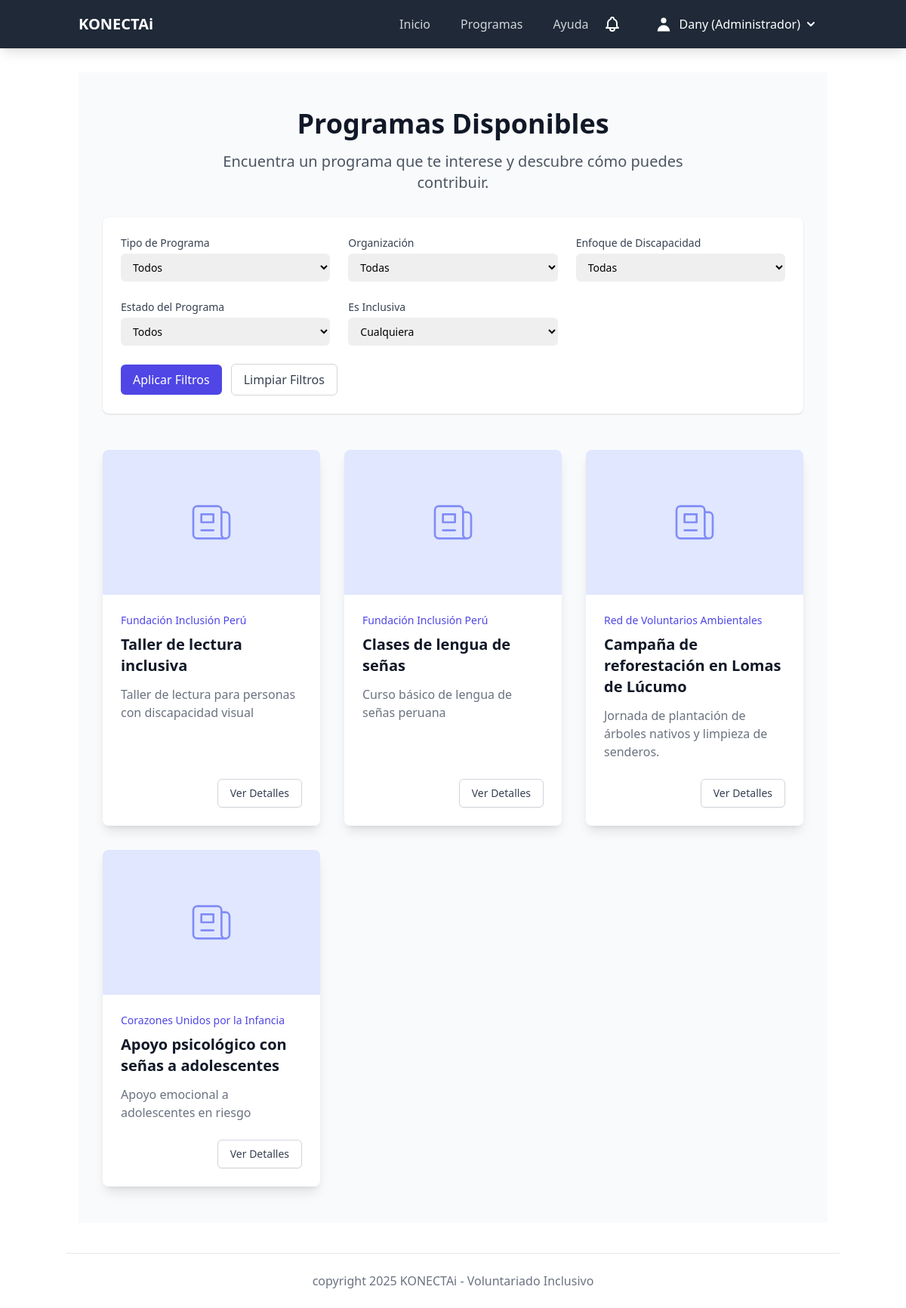
The page /programs (signed in) on the database its author committed.
### model/models.py (models this page shows, shortened)
class Usuarios(db.Model, UserMixin):
    __tablename__ = 'usuarios'
    id_usuario = db.Column(db.Integer, primary_key=True, autoincrement=True)
    DNI = db.Column(db.String(8), unique=True, nullable=False) # Obligatorio
    nombre = db.Column(db.String(100), nullable=False)
    contrasena_hash = db.Column(db.String(255), nullable=False)
    perfil = db.Column(db.Enum('voluntario', 'organizador', 'administrador', name='perfil_enum'), nullable=False)
    estado_usuario = db.Column(db.Enum(EstadoUsuario, name='estado_usuario_enum', values_callable=lambda x: [e.value for e in x]), nullable=False, default=EstadoUsuario.ACTIVO) # Usando Enum de Python
    fecha_registro = db.Column(db.DateTime, default=datetime.utcnow, nullable=False)
    apellido = db.Column(db.String(100), nullable=True)
    celular = db.Column(db.String(9), unique=True, nullable=True)
    email = db.Column(db.String(150), unique=True, nullable=True)
    direccion = db.Column(db.String(255), nullable=True)
    fecha_nacimiento = db.Column(db.Date, nullable=True)
    genero = db.Column(db.Enum('masculino', 'femenino', name='genero_enum'))
    organizaciones = relationship("Organizaciones", secondary=usuario_organizacion_table, back_populates="usuarios")
    preferencias = relationship("Preferencias", secondary=usuarios_preferencia_table, back_populates="usuarios")
    discapacidades_pivot = relationship("UsuarioDiscapacidad", back_populates="usuario", cascade="all, delete-orphan")
    inscripciones = relationship("Inscripciones", back_populates="usuario")
    notificaciones = relationship("Notificaciones", back_populates="usuario")
    feedback = relationship("Feedback", back_populates="usuario")
    recomendaciones = relationship("Recomendaciones", back_populates="usuario")
    interacciones_chatbot = relationship("InteraccionesChatbot", back_populates="usuario")

class Actividades(db.Model):
    __tablename__ = 'actividades'
    id_actividad = db.Column(db.Integer, primary_key=True, autoincrement=True)
    nombre = db.Column(db.String(255))
    descripcion = db.Column(db.Text)
    fecha_actividad = db.Column(db.DateTime)
    ubicacion = db.Column(db.String(255))
    tipo = db.Column(db.Enum('presencial', 'virtual', name='tipo_actividad_enum'))
    habilidades_requeridas = db.Column(db.Text)
    es_inclusiva = db.Column(db.Boolean, default=False)
    cupo_maximo = db.Column(db.Integer)
    estado = db.Column(db.Enum(EstadoActividad, name='estado_actividad_enum', values_callable=lambda x: [e.value for e in x]), default=EstadoActividad.ABIERTO) # Usando Enum de Python
    imagen = db.Column(db.String(255))
    compatibilidad = db.Column(db.DECIMAL(5, 2))
    etiqueta = db.Column(db.String(100))
    id_organizacion = db.Column(db.Integer, ForeignKey('organizaciones.id_organizacion'))
    organizacion = relationship("Organizaciones", back_populates="actividades")
    discapacidades = relationship("Discapacidades", secondary=actividad_discapacidad_table, back_populates="actividades")
    facilidades = relationship("Facilidad", secondary=actividad_facilidad_table, back_populates="actividades")
    auditoria_actividad = relationship("AuditoriaActividad", back_populates="actividad")
    inscripciones = relationship("Inscripciones", back_populates="actividad")

class Organizaciones(db.Model):
    __tablename__ = 'organizaciones'
    id_organizacion = db.Column(db.Integer, primary_key=True, autoincrement=True)
    nombre_org = db.Column(db.String(255), unique=True, nullable=False)
    descripcion_org = db.Column(db.Text)
    direccion_fisica = db.Column(db.String(255))
    logo = db.Column(db.Text)
    fecha_registro = db.Column(db.DateTime, default=datetime.utcnow)
    usuarios = relationship("Usuarios", secondary=usuario_organizacion_table, back_populates="organizaciones")
    actividades = relationship("Actividades", back_populates="organizacion")

### controller/routes.py (the view)
@main_bp.route('/programs')
def programs():
    tipo_filter = request.args.get('tipo', None)
    organizacion_filter = request.args.get('organizacion', None)
    discapacidad_filter = request.args.get('discapacidad', None)
    estado_filter = request.args.get('estado', None)
    inclusiva_filter = request.args.get('es_inclusiva', None)
    tipos = [r[0] for r in db.session.query(Actividades.tipo).distinct().all() if r[0]] # Ensure not None
    organizaciones = Organizaciones.query.order_by(Organizaciones.nombre_org).all()
    discapacidades = Discapacidades.query.order_by(Discapacidades.nombre).all()
    estados = [e.value for e in EstadoActividad]
    all_programs, compatibility_scores = get_programs_compatibility(
        tipo_filter=tipo_filter,
        organizacion_filter=organizacion_filter,
        discapacidad_filter=discapacidad_filter,
        estado_filter=estado_filter,
        inclusiva_filter=inclusiva_filter
    )
    return render_template('programs.html',
                           programs=all_programs,
                           compatibility_scores=compatibility_scores,
                           tipos=tipos,
                           organizaciones=organizaciones,
                           discapacidades_filter_options=discapacidades, # Renamed to avoid clash
                           estados=estados,
                           current_filters=request.args)

### main.py (called while the page is built)
@login_manager.user_loader
def load_user(user_id):
    return db.session.get(Usuarios, int(user_id))

### view/templates/programs.html (shortened to what this page needs)
{% extends "base.html" %}
{% block content %}
<div class="py-12 bg-gray-50">
    <div class="max-w-7xl mx-auto px-4 sm:px-6 lg:px-8">
        <div class="lg:text-center">
            <h2 class="text-3xl font-extrabold text-gray-900 sm:text-4xl">
                Programas Disponibles
            </h2>
            <p class="mt-4 max-w-2xl text-xl text-gray-600 lg:mx-auto">
                Encuentra un programa que te interese y descubre cómo puedes contribuir.
            </p>
        </div>
        <form method="GET" action="{{ url_for('main.programs') }}" class="my-8 p-6 bg-white shadow rounded-lg">
            <div class="grid grid-cols-1 md:grid-cols-2 lg:grid-cols-3 gap-6">
                <div>
                    <label for="tipo" class="block text-sm font-medium text-gray-700">Tipo de Programa</label>
                    <select name="tipo" id="tipo" class="mt-1 block w-full pl-3 pr-10 py-2 text-base border-gray-300 focus:outline-none focus:ring-indigo-500 focus:border-indigo-500 sm:text-sm rounded-md">
                        <option value="">Todos</option>
                    </select>
                </div>
                <div>
                    <label for="organizacion" class="block text-sm font-medium text-gray-700">Organización</label>
                    <select name="organizacion" id="organizacion" class="mt-1 block w-full pl-3 pr-10 py-2 text-base border-gray-300 focus:outline-none focus:ring-indigo-500 focus:border-indigo-500 sm:text-sm rounded-md">
                        <option value="">Todas</option>
                    </select>
                </div>
                <div>
                    <label for="discapacidad" class="block text-sm font-medium text-gray-700">Enfoque de Discapacidad</label>
                    <select name="discapacidad" id="discapacidad" class="mt-1 block w-full pl-3 pr-10 py-2 text-base border-gray-300 focus:outline-none focus:ring-indigo-500 focus:border-indigo-500 sm:text-sm rounded-md">
                        <option value="">Todas</option>
                    </select>
                </div>
                <div>
                    <label for="estado" class="block text-sm font-medium text-gray-700">Estado del Programa</label>
                    <select name="estado" id="estado" class="mt-1 block w-full pl-3 pr-10 py-2 text-base border-gray-300 focus:outline-none focus:ring-indigo-500 focus:border-indigo-500 sm:text-sm rounded-md">
                        <option value="">Todos</option>
                    </select>
                </div>
                <div>
                    <label for="es_inclusiva" class="block text-sm font-medium text-gray-700">Es Inclusiva</label>
                    <select name="es_inclusiva" id="es_inclusiva" class="mt-1 block w-full pl-3 pr-10 py-2 text-base border-gray-300 focus:outline-none focus:ring-indigo-500 focus:border-indigo-500 sm:text-sm rounded-md">
                        <option value="">Cualquiera</option>
                    </select>
                </div>
            </div>
            <div class="mt-6 flex items-center">
                <button type="submit" class="px-4 py-2 bg-indigo-600 text-white rounded-md hover:bg-indigo-700 focus:outline-none focus:ring-2 focus:ring-offset-2 focus:ring-indigo-500">Aplicar Filtros</button>
                <a href="{{ url_for('main.programs') }}" class="ml-3 px-4 py-2 border border-gray-300 rounded-md text-gray-700 bg-white hover:bg-gray-50 focus:outline-none focus:ring-2 focus:ring-offset-2 focus:ring-indigo-500">Limpiar Filtros</a>
            </div>
        </form>
        {% if programs %}
            <div class="mt-12 grid gap-8 md:grid-cols-2 lg:grid-cols-3">
                {% for program in programs %}
                <div class="flex flex-col rounded-lg shadow-lg overflow-hidden">
                    <div class="flex-shrink-0">
                        <div class="h-48 w-full bg-indigo-100 flex items-center justify-center">
                        </div>
                    </div>
                    <div class="flex-1 bg-white p-6 flex flex-col justify-between">
                        <div class="flex-1">
                            <p class="text-sm font-medium text-indigo-600">
                                {{ program.organizacion.nombre_org if program.organizacion else "No disponible" }}
                            </p>
                            <a href="#" class="block mt-2">
                                <p class="text-xl font-semibold text-gray-900">
                                    {{ program.nombre }}
                                </p>
                                <p class="mt-3 text-base text-gray-500">
                                    {{ (program.descripcion if program.descripcion else "No hay descripción disponible.") | truncate(150, True, '...', 0) }}
                                </p>
                            </a>
                        </div>
                        <div class="mt-6 flex items-center">
                            <div class="ml-auto flex space-x-3">
                                <a href="{{ url_for('program.view_program_detail', program_id=program.id_actividad) }}" class="inline-flex items-center px-4 py-2 border border-gray-300 shadow-sm text-sm font-medium rounded-md text-gray-700 bg-white hover:bg-gray-50 focus:outline-none focus:ring-2 focus:ring-offset-2 focus:ring-indigo-500">
                                    Ver Detalles
                                </a>
                            </div>
                        </div>
                    </div>
                </div>
                {% endfor %}
            </div>
        {% endif %}
    </div>
</div>
{% endblock %}

### view/templates/base.html (shortened to what this page needs)
<!doctype html>
<html lang="es">
  <head>
    <script src="https://cdn.tailwindcss.com"></script>
  </head>
  <body x-data="{ openMobileMenu: false }">
    <nav class="bg-gray-800 text-white fixed top-0 w-full shadow-lg z-50">
      <div class="container mx-auto px-4 py-3 md:flex md:items-center md:justify-between">
        <div class="flex justify-between items-center">
          <a class="text-xl font-bold hover:text-gray-300" href="{{ url_for('main.home') }}">KONECTAi</a>
        </div>
        <div :class="{'block': openMobileMenu, 'hidden': !openMobileMenu}" class="md:flex md:items-center w-full md:w-auto" x-cloak>
          <ul class="md:flex flex-col md:flex-row md:space-x-4 mt-4 md:mt-0">
            <li><a href="{{ url_for('main.home') }}" class="block py-2 px-3 text-gray-300 hover:bg-gray-700 hover:text-white rounded">Inicio</a></li>
            <li><a href="{{ url_for('main.programs') }}" class="block py-2 px-3 text-gray-300 hover:bg-gray-700 hover:text-white rounded">Programas</a></li>
            <li><a href="{{ url_for('main.help_page') }}" class="block py-2 px-3 text-gray-300 hover:bg-gray-700 hover:text-white rounded">Ayuda</a></li>
          </ul>
          <ul class="md:flex md:items-center flex-col md:flex-row md:space-x-4 mt-4 md:mt-0 md:ml-auto">
            {% if current_user.is_authenticated %}
            <li class="mr-2">
              <button class="p-2 rounded-full text-white hover:text-gray-300 focus:outline-none focus:bg-gray-700" aria-label="Notifications">
              </button>
            </li>
            <li class="relative" x-data="{ openUserMenu: false }" @click.away="openUserMenu = false">
              <button @click="openUserMenu = !openUserMenu" class="flex items-center w-full text-left py-2 px-3 text-white hover:text-gray-300 rounded focus:outline-none focus:bg-gray-700">
                <svg class="h-6 w-6 mr-2 inline-block" fill="currentColor" viewBox="0 0 20 20" xmlns="http://www.w3.org/2000/svg">
                    <path fill-rule="evenodd" d="M10 9a3 3 0 100-6 3 3 0 000 6zm-7 9a7 7 0 1114 0H3z" clip-rule="evenodd"></path>
                </svg>
                {{ current_user.nombre }} ({{ current_user.perfil | capitalize }})
                <svg class="h-5 w-5 ml-1 fill-current" viewBox="0 0 20 20"><path d="M5.293 7.293a1 1 0 011.414 0L10 10.586l3.293-3.293a1 1 0 111.414 1.414l-4 4a1 1 0 01-1.414 0l-4-4a1 1 0 010-1.414z"></path></svg>
              </button>
            </li>
            {% else %}
            <li><a href="{{ url_for('auth.login') }}" class="block py-2 px-3 text-gray-300 hover:bg-gray-700 hover:text-white rounded">Iniciar Sesión</a></li>
            <li><a href="{{ url_for('auth.register') }}" class="block py-2 px-3 text-gray-300 hover:bg-gray-700 hover:text-white rounded">Registrarse</a>
              </li>
            {% endif %}
          </ul>
        </div>
      </div>
    </nav>
    <main class="container mx-auto px-4 mt-24">
      {% block content %}{% endblock %}
    </main>
    <footer class="container mx-auto mt-10 py-6 text-center text-gray-500 border-t border-gray-200">
      copyright 2025 KONECTAi - Voluntariado Inclusivo
    </footer>
  </body>
</html>

### rows shown on the page
Usuarios: nombre "Dany", perfil "Administrador"
Actividades: organizacion "Fundación Inclusión Perú", nombre "Taller de lectura inclusiva", descripcion "Taller de lectura para personas con discapacidad visual"
Actividades: organizacion "Fundación Inclusión Perú", nombre "Clases de lengua de señas", descripcion "Curso básico de lengua de señas peruana"
Actividades: organizacion "Red de Voluntarios Ambientales", nombre "Campaña de reforestación en Lomas de Lúcumo", descripcion "Jornada de plantación de árboles nativos y limpieza de senderos."
Actividades: organizacion "Corazones Unidos por la Infancia", nombre "Apoyo psicológico con señas a adolescentes", descripcion "Apoyo emocional a adolescentes en riesgo"
